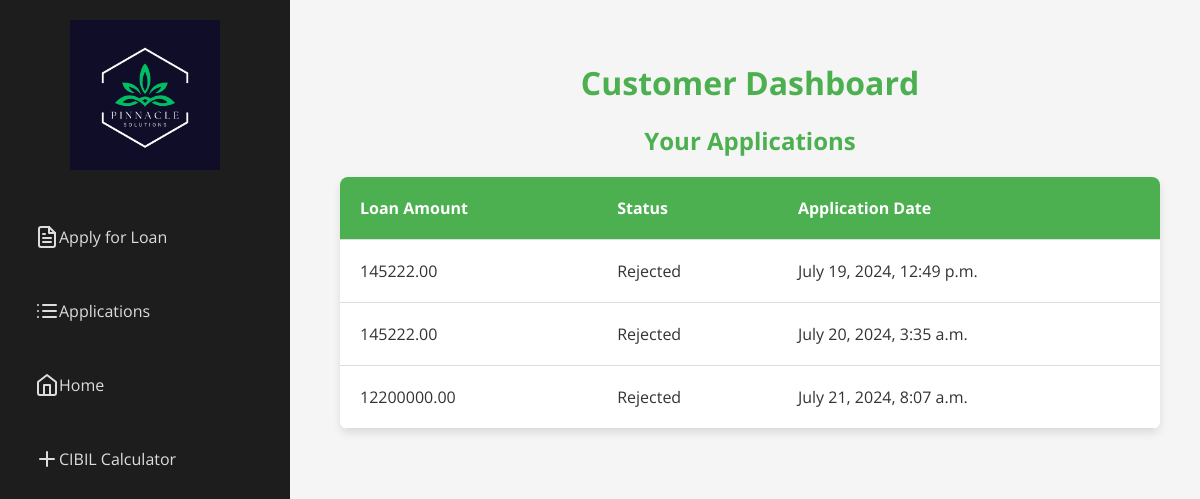
The app's page /accounts/register/customer_dashboard/ (signed in) with its own data.
### loans/models.py (models this page shows, shortened)
class Application(models.Model):
    STATUS_CHOICES = [
        ('P', 'Pending'),
        ('A', 'Approved'),
        ('R', 'Rejected'),
    ]
    user = models.ForeignKey(User, on_delete=models.CASCADE)
    name = models.CharField(max_length=100)
    contact_no = models.CharField(max_length=15)
    city = models.CharField(max_length=100)
    country = models.CharField(max_length=100,default='India')  # Added field for country
    no_of_dependents = models.IntegerField()
    education = models.IntegerField(choices=[(0, '0'), (1, '1')],default=1)
    employment_status = models.IntegerField(default=1)
    income_annum = models.DecimalField(max_digits=12, decimal_places=2 , default=0)
    loan_amount = models.DecimalField(max_digits=10, decimal_places=2)
    loan_term = models.IntegerField(help_text="Loan term in years")
    cibil_score = models.IntegerField()
    residential_assets_value = models.DecimalField(max_digits=12, decimal_places=2, default=0)
    commercial_assets_value = models.DecimalField(max_digits=12, decimal_places=2, default=0)
    luxury_assets_value = models.DecimalField(max_digits=12, decimal_places=2, default=0)
    bank_asset_value = models.DecimalField(max_digits=12, decimal_places=2, default=0)
    status = models.CharField(max_length=1, choices=STATUS_CHOICES, default='P')
    application_date = models.DateTimeField(auto_now_add=True)
    passport_photo = models.ImageField(upload_to='passport_photos/', null=True, blank=True)
    ml_prediction = models.CharField(max_length=50, blank=True, null=True)

### loans/views.py (the view)
# urls.py: path('customer_dashboard/', views.customer_dashboard, name='customer_dashboard'),
@login_required
def customer_dashboard(request):
    applications = Application.objects.filter(user=request.user)
    return render(request, 'loans/customer_dashboard.html', {'applications': applications})

### loans/templates/loans/customer_dashboard.html (shortened to what this page needs)
<!DOCTYPE html>
<html lang="en">
  <head>
    <link
      rel="stylesheet"
      href="https://cdnjs.cloudflare.com/ajax/libs/feather-icons/4.28.0/feather.min.css"
    />
    {% load static %}
<body>
    <div class="sidebar">
        <div class="sidebar__logo">
            <img src="{% static 'images/Pinnacle.png' %}" alt="Logo" style="width: 150px;">
        </div>
        <ul class="sidebar__menu">
            <li class="sidebar__item">
                <a href="{% url 'apply_loan' %}" class="sidebar__link"><i data-feather="file-text"></i> Apply for Loan</a>
            </li>
            <li class="sidebar__item">
                <a href="{% url 'customer_dashboard' %}" class="sidebar__link"><i data-feather="list"></i> Applications</a>
            </li>
            <li class="sidebar__item">
                <a href="{% url 'logout' %}" class="sidebar__link"><i data-feather="home"></i>   Home  </a>
            </li>
            <li class="sidebar__item">
                <a href="{% url 'cibil_calculator' %}" class="sidebar__link"> <i data-feather="plus"></i>  CIBIL Calculator  </a>
            </li>
        </ul>
    </div>
    <div class="main-content">
        <h1>Customer Dashboard</h1>
        <h2>Your Applications</h2>
        <div class="table-container">
            <table>
                <thead>
                    <tr>
                        <th>Loan Amount</th>
                        <th>Status</th>
                        <th>Application Date</th>
                    </tr>
                </thead>
                <tbody>
                    {% for application in applications %}
                    <tr>
                        <td>{{ application.loan_amount }}</td>
                        <td>{{ application.get_status_display }}</td>
                        <td>{{ application.application_date }}</td>
                    </tr>
                    {% endfor %}
                </tbody>
            </table>
        </div>
    </div>
</body>
</html>

### loans/templates/loans/customer_dashboard.html (style rules this page uses)
:root { --primary-color: #4CAF50; --background-color: #f5f5f5; --text-color: #333; --sidebar-bg: #1d1d1d; --card-bg: #ffffff; }
body { font-family: 'Open Sans', sans-serif; margin: 0; background-color: var(--background-color); color: var(--text-color); display: flex; }
.sidebar { width: 250px; height: 100vh; background-color: var(--sidebar-bg); padding: 20px; position: fixed; top: 0; left: 0; }
.sidebar__logo { margin-bottom: 40px; display: flex; align-items: center; justify-content: center; }
.sidebar__menu { list-style-type: none; padding: 0; }
.sidebar__item { margin-bottom: 20px; }
.sidebar__link { text-decoration: none; color: #ddd; display: flex; align-items: center; padding: 15px; border-radius: 8px; transition: background-color 0.3s; }
.main-content { margin-left: 300px; padding: 40px; width: calc(100% - 250px); }
h1, h2 { text-align: center; color: var(--primary-color); margin-bottom: 20px; }
.table-container { overflow-x: auto; box-shadow: 0 4px 8px rgba(0, 0, 0, 0.1); border-radius: 8px; background-color: var(--card-bg); }
table { width: 100%; border-collapse: collapse; background-color: var(--card-bg); }
th, td { padding: 20px; text-align: left; border-bottom: 1px solid #ddd; }
th { background-color: var(--primary-color); color: #fff; }

### records on screen
Application: loan_amount "145222.00", status "Rejected", application_date "July 19, 2024, 12:49 p.m."
Application: loan_amount "145222.00", status "Rejected", application_date "July 20, 2024, 3:35 a.m."
Application: loan_amount "12200000.00", status "Rejected", application_date "July 21, 2024, 8:07 a.m."
